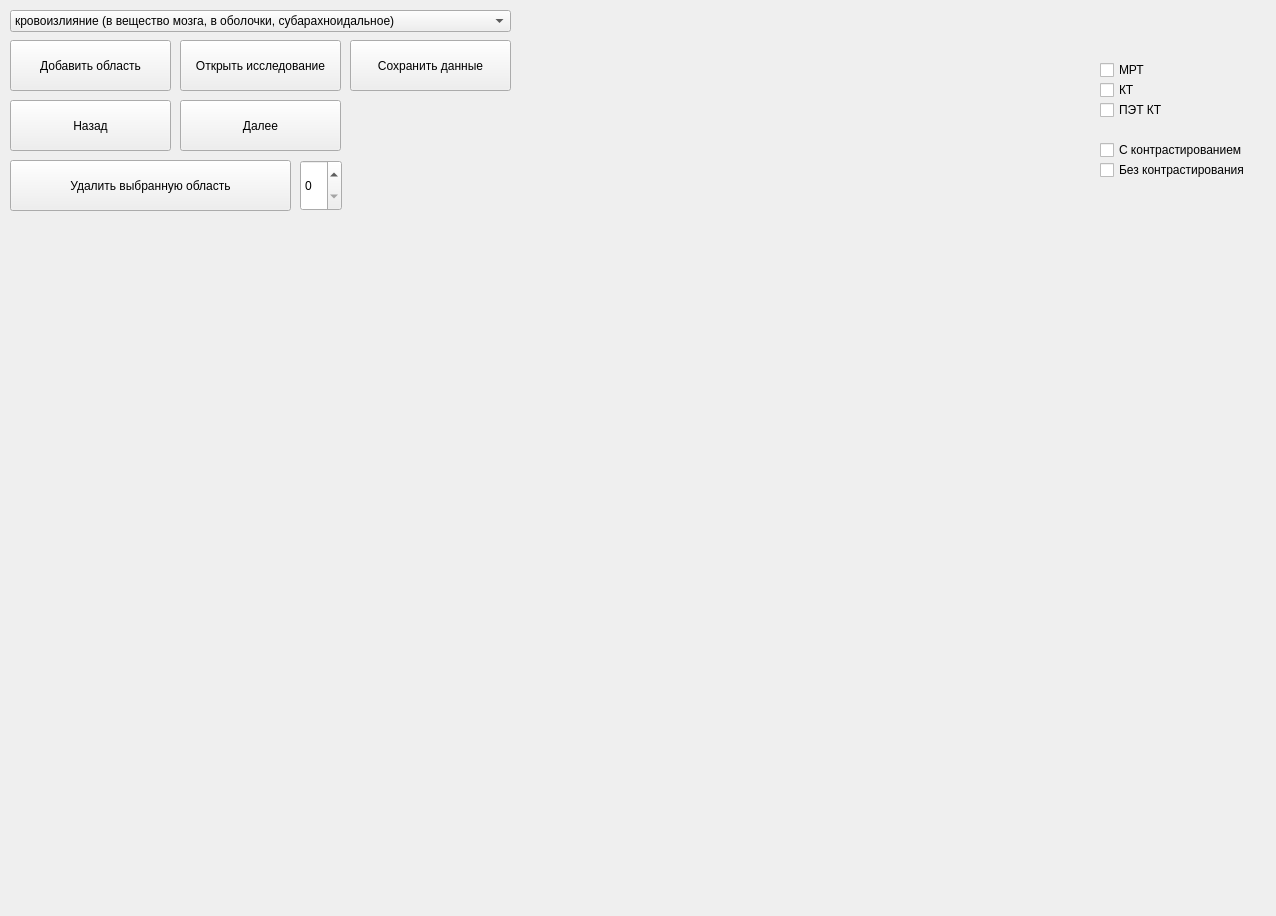
<?xml version="1.0" encoding="UTF-8"?>
<ui version="4.0">
 <class>MainWindow</class>
 <widget class="QMainWindow" name="MainWindow">
  <property name="geometry">
   <rect>
    <x>0</x>
    <y>0</y>
    <width>1276</width>
    <height>916</height>
   </rect>
  </property>
  <property name="windowTitle">
   <string>MainWindow</string>
  </property>
  <widget class="QWidget" name="centralwidget">
   <widget class="QPushButton" name="open_">
    <property name="geometry">
     <rect>
      <x>180</x>
      <y>40</y>
      <width>161</width>
      <height>51</height>
     </rect>
    </property>
    <property name="text">
     <string>Открыть исследование</string>
    </property>
   </widget>
   <widget class="QComboBox" name="marker_set">
    <property name="geometry">
     <rect>
      <x>10</x>
      <y>10</y>
      <width>501</width>
      <height>22</height>
     </rect>
    </property>
    <property name="cursor">
     <cursorShape>ArrowCursor</cursorShape>
    </property>
    <property name="layoutDirection">
     <enum>Qt::LeftToRight</enum>
    </property>
    <property name="autoFillBackground">
     <bool>false</bool>
    </property>
    <property name="duplicatesEnabled">
     <bool>false</bool>
    </property>
    <property name="frame">
     <bool>true</bool>
    </property>
    <item>
     <property name="text">
      <string>кровоизлияние (в вещество мозга, в оболочки, субарахноидальное)</string>
     </property>
    </item>
    <item>
     <property name="text">
      <string>хроническая ишемия (глиоз, очаги ДЭП)</string>
     </property>
    </item>
    <item>
     <property name="text">
      <string>кистозно-глиозные изменения (рубец)</string>
     </property>
    </item>
    <item>
     <property name="text">
      <string>киста</string>
     </property>
    </item>
    <item>
     <property name="text">
      <string>опухоль</string>
     </property>
    </item>
    <item>
     <property name="text">
      <string>острая ишемия (инсульт)</string>
     </property>
    </item>
    <item>
     <property name="text">
      <string>лейкоареоз</string>
     </property>
    </item>
    <item>
     <property name="text">
      <string>демиелинезация</string>
     </property>
    </item>
    <item>
     <property name="text">
      <string>перифокальный отек</string>
     </property>
    </item>
   </widget>
   <widget class="QPushButton" name="select_area">
    <property name="geometry">
     <rect>
      <x>10</x>
      <y>40</y>
      <width>161</width>
      <height>51</height>
     </rect>
    </property>
    <property name="text">
     <string>Добавить область</string>
    </property>
   </widget>
   <widget class="QPushButton" name="del_area">
    <property name="geometry">
     <rect>
      <x>10</x>
      <y>160</y>
      <width>281</width>
      <height>51</height>
     </rect>
    </property>
    <property name="text">
     <string>Удалить выбранную область</string>
    </property>
   </widget>
   <widget class="QPushButton" name="back_">
    <property name="geometry">
     <rect>
      <x>10</x>
      <y>100</y>
      <width>161</width>
      <height>51</height>
     </rect>
    </property>
    <property name="text">
     <string>Назад</string>
    </property>
   </widget>
   <widget class="QSpinBox" name="count_area">
    <property name="geometry">
     <rect>
      <x>300</x>
      <y>160</y>
      <width>42</width>
      <height>51</height>
     </rect>
    </property>
   </widget>
   <widget class="QPushButton" name="next">
    <property name="geometry">
     <rect>
      <x>180</x>
      <y>100</y>
      <width>161</width>
      <height>51</height>
     </rect>
    </property>
    <property name="text">
     <string>Далее</string>
    </property>
   </widget>
   <widget class="QLabel" name="countMRT_">
    <property name="geometry">
     <rect>
      <x>1100</x>
      <y>10</y>
      <width>171</width>
      <height>31</height>
     </rect>
    </property>
    <property name="text">
     <string/>
    </property>
   </widget>
   <widget class="QCheckBox" name="MRT">
    <property name="geometry">
     <rect>
      <x>1100</x>
      <y>60</y>
      <width>81</width>
      <height>20</height>
     </rect>
    </property>
    <property name="text">
     <string>МРТ</string>
    </property>
   </widget>
   <widget class="QCheckBox" name="KT">
    <property name="geometry">
     <rect>
      <x>1100</x>
      <y>80</y>
      <width>81</width>
      <height>20</height>
     </rect>
    </property>
    <property name="text">
     <string>КТ</string>
    </property>
   </widget>
   <widget class="QCheckBox" name="PET_KT">
    <property name="geometry">
     <rect>
      <x>1100</x>
      <y>100</y>
      <width>81</width>
      <height>20</height>
     </rect>
    </property>
    <property name="text">
     <string>ПЭТ КТ</string>
    </property>
   </widget>
   <widget class="QCheckBox" name="contrasting">
    <property name="geometry">
     <rect>
      <x>1100</x>
      <y>140</y>
      <width>161</width>
      <height>20</height>
     </rect>
    </property>
    <property name="text">
     <string>С контрастированием</string>
    </property>
   </widget>
   <widget class="QCheckBox" name="no_contrasting">
    <property name="geometry">
     <rect>
      <x>1100</x>
      <y>160</y>
      <width>161</width>
      <height>20</height>
     </rect>
    </property>
    <property name="text">
     <string>Без контрастирования</string>
    </property>
   </widget>
   <widget class="QPushButton" name="save_">
    <property name="geometry">
     <rect>
      <x>350</x>
      <y>40</y>
      <width>161</width>
      <height>51</height>
     </rect>
    </property>
    <property name="text">
     <string>Сохранить данные</string>
    </property>
   </widget>
   <widget class="QLabel" name="area_label">
    <property name="geometry">
     <rect>
      <x>10</x>
      <y>220</y>
      <width>331</width>
      <height>21</height>
     </rect>
    </property>
    <property name="text">
     <string/>
    </property>
    <property name="alignment">
     <set>Qt::AlignLeading|Qt::AlignLeft|Qt::AlignTop</set>
    </property>
   </widget>
  </widget>
 </widget>
 <resources/>
 <connections/>
</ui>
